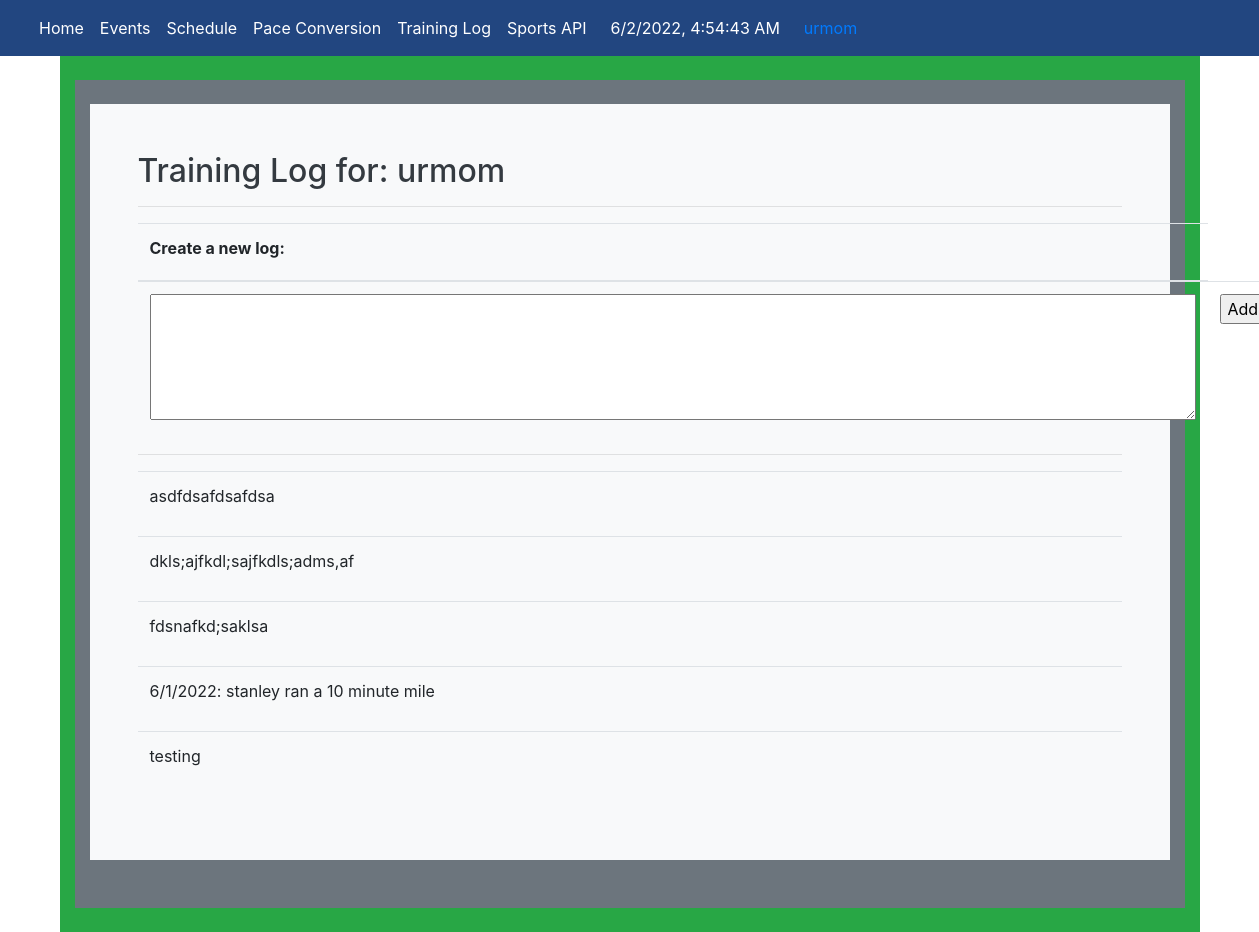
The page /notes/notes (signed in) on the database its author committed.
### crudy/model.py (models this page shows, shortened)
class Users(UserMixin, db.Model):
    userID = db.Column(db.Integer, primary_key=True)
    name = db.Column(db.String(255), unique=False, nullable=False)
    email = db.Column(db.String(255), unique=True, nullable=False)
    password = db.Column(db.String(255), unique=False, nullable=False)
    phone = db.Column(db.String(255), unique=False, nullable=False)
    notes = db.relationship("Notes", cascade='all, delete', backref='users', lazy=True)
    def read(self):
        return {
            "userID": self.userID,
            "name": self.name,
            "email": self.email,
            "password": self.password,
            "phone": self.phone,
            "query": "by_alc"  # This is for fun, a little watermark
        }
    def delete(self):
        db.session.delete(self)
        db.session.commit()
        return None

class Notes(db.Model):
    __tablename__ = 'notes'
    id = db.Column(db.Integer, primary_key=True)
    note = db.Column(db.Text, unique=False, nullable=False)
    userID = db.Column(db.Integer, db.ForeignKey('users.userID'))
    def read(self):
        return {
            "id": self.id,
            "note": self.note,
            "userID": self.userID
        }

### notey/app_notes.py (the view)
@app_notes.route('/notes')
@login_required
def notes():
    user = ""
    list_notes = []
    uo = user_by_id(current_user.userID)
    if uo is not None:
        user = uo.read()  # extract user record (Dictionary)
        for note in uo.notes:  # loop through each user note
            note = note.read()  # extract note record (Dictionary)
            note['note'] = markdown.markdown(note['note'])  # convert markdown to html
            list_notes.append(note)  # prepare note list for render_template
        if list_notes is not None:
            list_notes.reverse()
    return render_template('notes.html', user=user, notes=list_notes)

### crudy/query.py (called while the page is built)
def user_by_id(userid):
    return Users.query.filter_by(userID=userid).first()

@login_manager.user_loader
def user_loader(user_id):
    if user_id is not None:
        return Users.query.get(user_id)
    return None

### notey/templates/notey/notes.html (shortened to what this page needs)
{% extends 'layouts/base.html' %}
{% block body %}
<div class="container py-4 text-light bg-success">
    <div class="container bg-secondary py-4">
        <div class="p-5 mb-4 bg-light text-dark rounded-3">
            <h2>Training Log for: {{ user.name }}</h2>
            <hr>
            <form method="POST" ID="create" action={{url_for('notes.create')}}>
                <table class="table">
                    <thead>
                    <tr>
                        <th><label for="notes">Create a new log:</label></th>
                    </tr>
                    </thead>
                    <tbody>
                    <tr>
                        <td><textarea rows = "5" cols = "100%" name = "notes" id="notes" required></textarea></td>
                        <td><input type="submit" value="Add" ></td>
                    </tr>
                    </tbody>
                </table>
            <hr>
            <div class="table-responsive">
                <table class="table">
                    <tbody>
                    {% for note in notes %}
                    <tr>
                        <td>{{ note.note | safe }}</td>
                    </tr>
                    {% endfor %}
                    </tbody>
                </table>
            </div>
        </div>
    </div>
</div>
{% endblock %}

### templates/layouts/navbar.html (shortened to what this page needs)
<!DOCTYPE html>
<nav class="navbar navbar-expand-lg"; style="background-color:#224680";>
    <div class="container-fluid">
        <div class="btn-group">
            <div class="collapse navbar-collapse" id="navbarHome">
                <ul class="navbar-nav">
                    <li class="nav-item active">
                        <a class="nav-link"; style="color:white" href="/">Home </a>
                    </li>
                    <a class="nav-link"; style="color:white" href={{ url_for('events') }}>Events</a>
                    <a class="nav-link"; style="color:white" href={{ url_for('schedule') }}>Schedule </a>
                    <a class="nav-link"; style="color:white" href={{ url_for('pace_conversion') }}>Pace Conversion </a>
                    <a class="nav-link"; style="color:white" href={{ url_for('notes.notes') }}>Training Log</a>
                    <a class="nav-link"; style="color:white" href={{ url_for('sports_api') }}>Sports API</a>
                    <div class="collapse navbar-collapse" id="navbarNavDarkDropdown">
                        <ul class="navbar-nav">
                            <div style="color:black; alignment: right" class="btn-group">
                                <div class="px-3" style="color:white;">
                                    <span id="clock"></span>
                                </div>
                            </div>
                        </ul>
                    </div>
                    <div>
                        {% if current_user.is_authenticated %}
                            <a class="nav-link"; href={{url_for('crud.logout')}}> {{ current_user.name }} </a>
                        {% else %}
                            <a class="nav-link"; href={{url_for('crud.crud_login')}}>Login</a>
                        {% endif %}
                    </div>
                </ul>
            </div>
        </div>
    </div>
</nav>

### rows shown on the page
Users: name "urmom"
Notes: note "asdfdsafdsafdsa"
Notes: note "dkls;ajfkdl;sajfkdls;adms,af"
Notes: note "fdsnafkd;saklsa"
Notes: note "6/1/2022: stanley ran a 10 minute mile"
Notes: note "testing"
